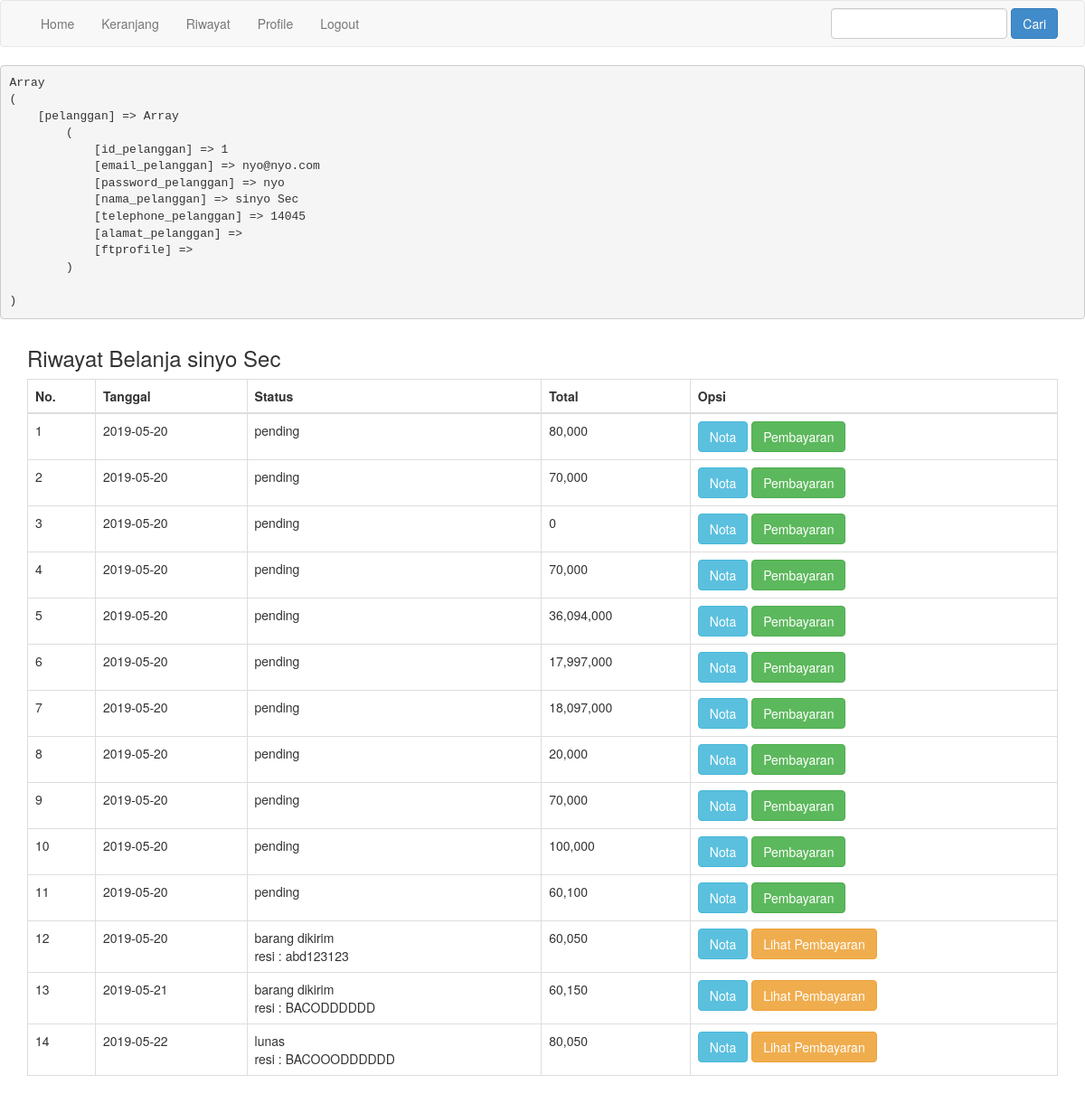
The app's page /riwayat.php (signed in) with its own data.
### tables this page shows
CREATE TABLE `pembelian` (
  `id_pembelian` int(11) NOT NULL,
  `id_pelanggan` int(11) NOT NULL,
  `id_ongkir` int(11) NOT NULL,
  `tanggal_pembelian` date NOT NULL,
  `total_pembelian` int(11) NOT NULL,
  `nama_prov` varchar(100) NOT NULL,
  `tarif` int(11) NOT NULL,
  `alamat_pengiriman` text NOT NULL,
  `status_pembelian` varchar(100) NOT NULL DEFAULT 'pending',
  `resi_pengiriman` varchar(255) NOT NULL
);

### riwayat.php (the view, shortened to what this page needs)
<?php
include 'koneksi.php';
?>
<!DOCTYPE html>
<html>
<head>
	<link rel="stylesheet" href="admin/assets/css/bootstrap.css">
</head>
<body>
	<?php include 'menu.php'; ?>
	<pre><?php print_r($_SESSION) ?></pre>
	<section class="riwayat">
		<div class="container">
			<h3>Riwayat Belanja <?php echo $_SESSION["pelanggan"]["nama_pelanggan"] ?> </h3>
			<table class="table table-bordered">
				<thead>
					<tr>
						<th>No.</th>
						<th>Tanggal</th>
						<th>Status</th>
						<th>Total</th>
						<th>Opsi</th>
					</tr>
				</thead>
				<tbody>
					<?php
					$nomor = 1;
					$id_pelanggan = $_SESSION["pelanggan"]['id_pelanggan'];
					$ambil = $koneksi->query("SELECT * FROM pembelian WHERE id_pelanggan='$id_pelanggan'");
					while ($pecah = $ambil->fetch_assoc()){
						?>
						<tr>
							<td><?php echo $nomor; ?></td>
							<td><?php echo $pecah["tanggal_pembelian"] ?></td>
							<td>
								<?php echo $pecah["status_pembelian"] ?>
								<br>
								<?php if (!empty($pecah['resi_pengiriman'])):?>
									resi : <?php echo $pecah['resi_pengiriman'] ;?>
								<?php endif ?>
							</td>
							<td><?php echo number_format($pecah["total_pembelian"])  ?></td>
							<td>
								<a href="nota.php?id=<?php echo $pecah["id_pembelian"] ?>" class="btn btn-info">Nota</a>
								<?php if ($pecah['status_pembelian']=="pending"):  ?>
									<a href="pembayaran.php?id=<?php echo $pecah["id_pembelian"]; ?>" class="btn btn-success">
										Pembayaran
									</a>
									<?php else: ?>
										<a href="lihat_pembayaran.php?id=<?php echo $pecah["id_pembelian"]; ?>" class="btn btn-warning">
											Lihat Pembayaran
										</a>
								<?php endif ?>
							</td>
						</tr>
						<?php $nomor++; ?>
					<?php } ?>
				</tbody>
			</table>
		</div>
	</section>
</body>
</html>

### records on screen
pembelian: tanggal_pembelian "2019-05-20", status_pembelian "pending", total_pembelian "80,000"
pembelian: tanggal_pembelian "2019-05-20", status_pembelian "pending", total_pembelian "70,000"
pembelian: tanggal_pembelian "2019-05-20", status_pembelian "pending", total_pembelian "0"
pembelian: tanggal_pembelian "2019-05-20", status_pembelian "pending", total_pembelian "70,000"
pembelian: tanggal_pembelian "2019-05-20", status_pembelian "pending", total_pembelian "36,094,000"
pembelian: tanggal_pembelian "2019-05-20", status_pembelian "pending", total_pembelian "17,997,000"
pembelian: tanggal_pembelian "2019-05-20", status_pembelian "pending", total_pembelian "18,097,000"
pembelian: tanggal_pembelian "2019-05-20", status_pembelian "pending", total_pembelian "20,000"
pembelian: tanggal_pembelian "2019-05-20", status_pembelian "pending", total_pembelian "70,000"
pembelian: tanggal_pembelian "2019-05-20", status_pembelian "pending", total_pembelian "100,000"
pembelian: tanggal_pembelian "2019-05-20", status_pembelian "pending", total_pembelian "60,100"
pembelian: tanggal_pembelian "2019-05-20", status_pembelian "barang dikirim", resi_pengiriman "abd123123", total_pembelian "60,050"
pembelian: tanggal_pembelian "2019-05-21", status_pembelian "barang dikirim", resi_pengiriman "BACODDDDDD", total_pembelian "60,150"
pembelian: tanggal_pembelian "2019-05-22", status_pembelian "lunas", resi_pengiriman "BACOOODDDDDD", total_pembelian "80,050"

### other values on screen
$_SESSION["pelanggan"]["nama_pelanggan"] "sinyo Sec"
